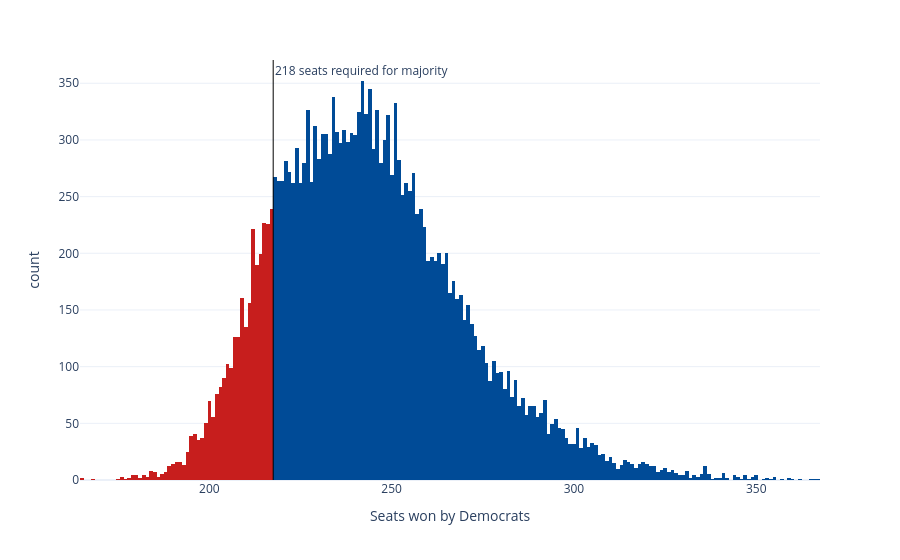

Write notebook code for a chart like this one.
### Code cell
sims_hist = px.histogram(seat_sims, x='seats', nbins=np.unique(seat_sims['seats']).shape[0]*2, color='winner',
                         color_discrete_map={'Democrats': '#004b97', 'Republicans': '#c71e1d'},
                         labels={'seats':'Seats won by Democrats', 'winner': 'Winner'}, template='plotly_white')
sims_hist.update_traces(showlegend=False)
sims_hist.add_vline(x=217.5, line_width=1, line_color='black', annotation_text='218 seats required for majority', 
                    annotation_position='top right')
sims_hist

### Figure 1 — Plotly figure (JSON) as saved in the notebook; plotly's stock layout.template omitted (floating-point values rounded to 4 significant figures; data arrays with more than 128 entries replaced by an {"elided": "..."} marker saying what was removed)
{"data": [{"bingroup": "x", "hovertemplate": "Winner=Democrats<br>Seats won by Democrats=%{x}<br>count=%{y}<extra></extra>", "legendgroup": "Democrats", "marker": {"color": "#004b97", "pattern": {"shape": ""}}, "name": "Democrats", "nbinsx": 376, "orientation": "v", "showlegend": false, "type": "histogram", "x": {"elided": "17064 int values"}, "xaxis": "x", "yaxis": "y"}, {"bingroup": "x", "hovertemplate": "Winner=Republicans<br>Seats won by Democrats=%{x}<br>count=%{y}<extra></extra>", "legendgroup": "Republicans", "marker": {"color": "#c71e1d", "pattern": {"shape": ""}}, "name": "Republicans", "nbinsx": 376, "orientation": "v", "showlegend": false, "type": "histogram", "x": {"elided": "2936 int values"}, "xaxis": "x", "yaxis": "y"}], "layout": {"annotations": [{"showarrow": false, "text": "218 seats required for majority", "x": 217.5, "xanchor": "left", "xref": "x", "y": 1, "yanchor": "top", "yref": "y domain"}], "barmode": "relative", "legend": {"title": {"text": "Winner"}, "tracegroupgap": 0}, "margin": {"t": 60}, "shapes": [{"line": {"color": "black", "width": 1}, "type": "line", "x0": 217.5, "x1": 217.5, "xref": "x", "y0": 0, "y1": 1, "yref": "y domain"}], "xaxis": {"anchor": "y", "domain": [0, 1], "title": {"text": "Seats won by Democrats"}}, "yaxis": {"anchor": "x", "domain": [0, 1], "title": {"text": "count"}}}}
